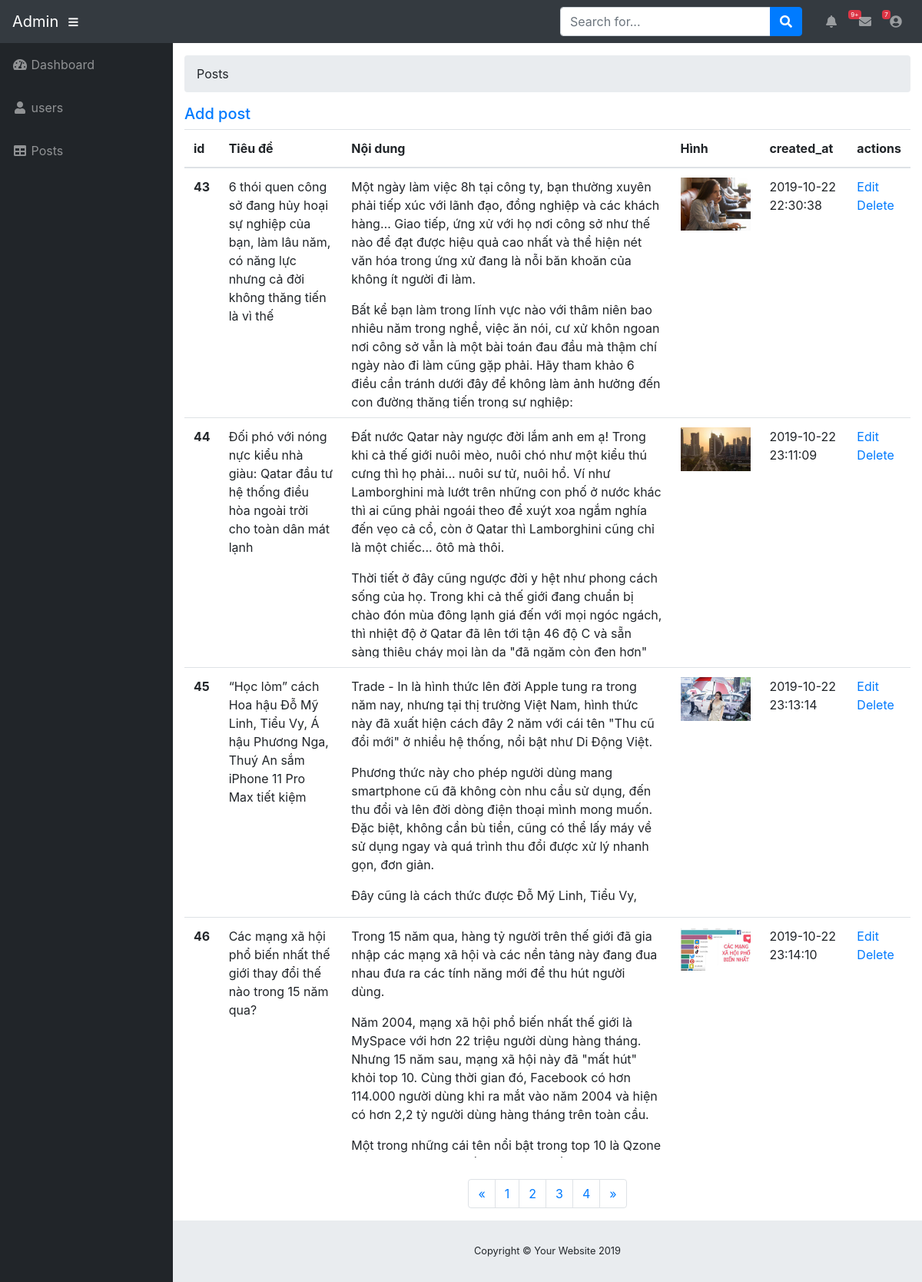
Page /admin/index.php?controller=posts&action=index&page=3 (signed in) on the committed database.
### tables this page shows
CREATE TABLE `posts` (
  `id_post` int(11) NOT NULL AUTO_INCREMENT,
  `tieude` varchar(255) DEFAULT NULL,
  `noidung` longtext NOT NULL,
  `hinh` varchar(255) NOT NULL,
  `created_at` datetime DEFAULT CURRENT_TIMESTAMP,
  PRIMARY KEY (`id_post`)
);

### admin/app/controllers/postController.php (called while the page is built, shortened)
<?php
class postController{
    public function index(){
        $model = new postModel();
        $result = $model->getAll();
        $total_records = $result->num_rows;
        $current_page = isset($_GET['page']) ? $_GET['page'] : 1;
        $limit = 4;
        $total_page = ceil($total_records / $limit);
        $start = ($current_page - 1) * $limit;
        $result = $model->getAll($start,$limit);
        include_once "app/views/posts/index.php";
    }
}

### admin/app/models/Database.php (called while the page is built, shortened)
<?php
class database {
    public $connection;
    public function __construct()
    {
        if (!$this->connection) {
            $this->connection = mysqli_connect(self::DATABASE_SERVER, self::DATABASE_USER,
                self::DATABASE_PASSWORD, self::DATABASE_NAME);
        }
    }
}

### admin/app/models/postModel.php (called while the page is built, shortened)
<?php
class postModel extends database
{
    function getAll($start = -1, $limit = -1){
        $sql = "SELECT * FROM posts ";
        if($start>-1 && $limit>1){
            $sql.=" LIMIT $start,$limit";
        }
        $result = mysqli_query($this->connection, $sql);
        return $result;
    }
}

### admin/app/views/posts/index.php (the view, shortened to what this page needs)
<?php
include_once "app/views/partial/header.php";
?>
    <div id="wrapper">
        <?php
        include_once "app/views/partial/slidebar.php";
        ?>
        <div id="content-wrapper">
            <div class="container-fluid">
                <ol class="breadcrumb">
                    <li class="breadcrumb-item">
                        <a>Posts</a>
                    </li>
                </ol>
                <div class="row">
                    <div class="col-md-12">
                        <h5><a href="index.php?controller=posts&action=create">Add post</a></h5>
                        <table class="table">
                            <thead>
                            <tr>
                                <th scope="col">id</th>
                                <th scope="col">Tiêu đề</th>
                                <th scope="col">Nội dung</th>
                                <th scope="col">Hình</th>
                                <th scope="col">created_at</th>
                                <th scope="col">
                                    actions
                                </th>
                            </tr>
                            </thead>
                            <tbody>
                            <?php
                            if (mysqli_num_rows($result) > 0) {
                                while ($row = mysqli_fetch_assoc($result)) {
                                    ?>
                                    <tr>
                                        <th scope="col"><?= $row['id_post'] ?></th>
                                        <td><?= $row['tieude'] ?></td>
                                        <td>
                                            <div style=" height: 300px;overflow-x: scroll;">
                                                <?= $row['noidung'] ?>
                                            </div>
                                        </td>
                                        <td><img src="../assets/images/<?= $row['hinh'] ?>" width="100%"/></td>
                                        <td><?= $row['created_at'] ?></td>
                                        <td>
                                            <div>
                                                <a class=""
                                                   href="index.php?controller=posts&action=edit&id_post=<?= $row['id_post'] ?>">Edit</a>
                                            </div>
                                            <div>
                                                <a class=""
                                                   href="index.php?controller=posts&action=delete&id_post=<?= $row['id_post'] ?>"
                                                   onclick='return xacnhan();'>Delete</a>
                                            </div>
                                        </td>
                                    </tr>
                                    <?php
                                }
                            } else {
                                echo "<br> Không có bản ghi nào trong CSDL";
                            }
                            ?>
                            </tbody>
                        </table>
                    </div>
                    <div class="" style="margin: 0 auto; text-align: center;">
                        <nav aria-label="Page navigation example">
                            <ul class="pagination">
                                <li class="page-item">
                                    <?php
                                    if ($current_page > 1 && $total_page > 1) { ?>
                                        <a class="page-link" href="
                                               index.php?controller=posts&action=index&page=<?= ($current_page - 1) ?>"
                                           aria-label="Previous">
                                            <span aria-hidden="true">&laquo;</span>
                                        </a>
                                    <?php } ?>
                                </li>
                                <?php
                                for ($i = 1; $i <= $total_page; $i++) {
                                    if ($i == $current_page) { ?>
                                        <li class="page-item"><a class="page-link"
                                                                 href="index.php?controller=posts&action=index&page=<?= $i ?>"><?= $i ?></a>
                                        </li>
                                        <?php
                                    } else { ?>
                                        <li class="page-item"><a class="page-link"
                                                                 href="index.php?controller=posts&action=index&page=<?= $i ?>"><?= $i ?></a>
                                        </li>
                                        <?php
                                    }
                                } ?>
                                <li class="page-item">
                                    <?php
                                    if ($current_page < $total_page && $total_page > 1) {
                                        ?>
                                        <a class="page-link"
                                           href="index.php?controller=posts&action=index&page=<?= ($current_page + 1) ?>"
                                           aria-label="Next">
                                            <span aria-hidden="true">&raquo;</span>
                                        </a>
                                        <?php
                                    }
                                    ?>
                                </li>
                            </ul>
                        </nav>
                    </div>
                </div>
            </div>
            <footer class="sticky-footer">
                <div class="container my-auto">
                    <div class="copyright text-center my-auto">
                        <span>Copyright © Your Website 2019</span>
                    </div>
                </div>
            </footer>
        </div>
    </div>
<?php
include_once "app/views/partial/footer.php";
?>

### rows in the picture
posts: id_post "43", tieude "6 thói quen công sở đang hủy hoại sự nghiệp của bạn, làm lâu năm, có năng lực nhưng cả đời không thăng tiến là vì thế", noidung "Một ngày làm việc 8h tại công ty, bạn thường xuyên phải tiếp xúc với lãnh đạo, đồng nghiệp và các khách hàng… Giao tiếp, ứng xử với họ nơi công sở như thế nào để đạt được hiệu quả cao nhất và thể hiện nét văn hóa trong ứng xử đang là nỗi băn khoăn của không ít người đi làm. Bất kể bạn làm trong lĩnh vực nào với thâm niên bao nhiêu năm trong nghề, việc ăn nói, cư xử khôn ngoan nơi công sở vẫn là một bài toán đau đầu mà thậm chí ngày nào đi làm cũng gặp phải. Hãy tham khảo 6 điều cần tránh dưới đây để không làm ảnh hưởng đến con đường thăng tiến trong sự nghiệp:", hinh (picture), created_at "2019-10-22 22:30:38"
posts: id_post "44", tieude "Đối phó với nóng nực kiểu nhà giàu: Qatar đầu tư hệ thống điều hòa ngoài trời cho toàn dân mát lạnh", noidung "Đất nước Qatar này ngược đời lắm anh em ạ! Trong khi cả thế giới nuôi mèo, nuôi chó như một kiểu thú cưng thì họ phải... nuôi sư tử, nuôi hổ. Ví như Lamborghini mà lướt trên những con phố ở nước khác thì ai cũng phải ngoái theo để xuýt xoa ngắm nghía đến vẹo cả cổ, còn ở Qatar thì Lamborghini cũng chỉ là một chiếc... ôtô mà thôi. Thời tiết ở đây cũng ngược đời y hệt như phong cách sống của họ. Trong khi cả thế giới đang chuẩn bị chào đón mùa đông lạnh giá đến với mọi ngóc ngách, thì nhiệt độ ở Qatar đã lên tới tận 46 độ C và sẵn sàng thiêu cháy mọi làn da \"đã ngăm còn đen hơn\"…", hinh (picture), created_at "2019-10-22 23:11:09"
posts: id_post "45", tieude "“Học lỏm” cách Hoa hậu Đỗ Mỹ Linh, Tiểu Vy, Á hậu Phương Nga, Thuý An sắm iPhone 11 Pro Max tiết kiệm", noidung "Trade - In là hình thức lên đời Apple tung ra trong năm nay, nhưng tại thị trường Việt Nam, hình thức này đã xuất hiện cách đây 2 năm với cái tên \"Thu cũ đổi mới\" ở nhiều hệ thống, nổi bật như Di Động Việt. Phương thức này cho phép người dùng mang smartphone cũ đã không còn nhu cầu sử dụng, đến thu đổi và lên đời dòng điện thoại mình mong muốn. Đặc biệt, không cần bù tiền, cũng có thể lấy máy về sử dụng ngay và quá trình thu đổi được xử lý nhanh gọn, đơn giản. Đây cũng là cách thức được Đỗ Mỹ Linh, Tiểu Vy,…", hinh (picture), created_at "2019-10-22 23:13:14"
posts: id_post "46", tieude "Các mạng xã hội phổ biến nhất thế giới thay đổi thế nào trong 15 năm qua?", noidung "Trong 15 năm qua, hàng tỷ người trên thế giới đã gia nhập các mạng xã hội và các nền tảng này đang đua nhau đưa ra các tính năng mới để thu hút người dùng. Năm 2004, mạng xã hội phổ biến nhất thế giới là MySpace với hơn 22 triệu người dùng hàng tháng. Nhưng 15 năm sau, mạng xã hội này đã \"mất hút\" khỏi top 10. Cùng thời gian đó, Facebook có hơn 114.000 người dùng khi ra mắt vào năm 2004 và hiện có hơn 2,2 tỷ người dùng hàng tháng trên toàn cầu. Một trong những cái tên nổi bật trong top 10 là Qzone…", hinh (picture), created_at "2019-10-22 23:14:10"
